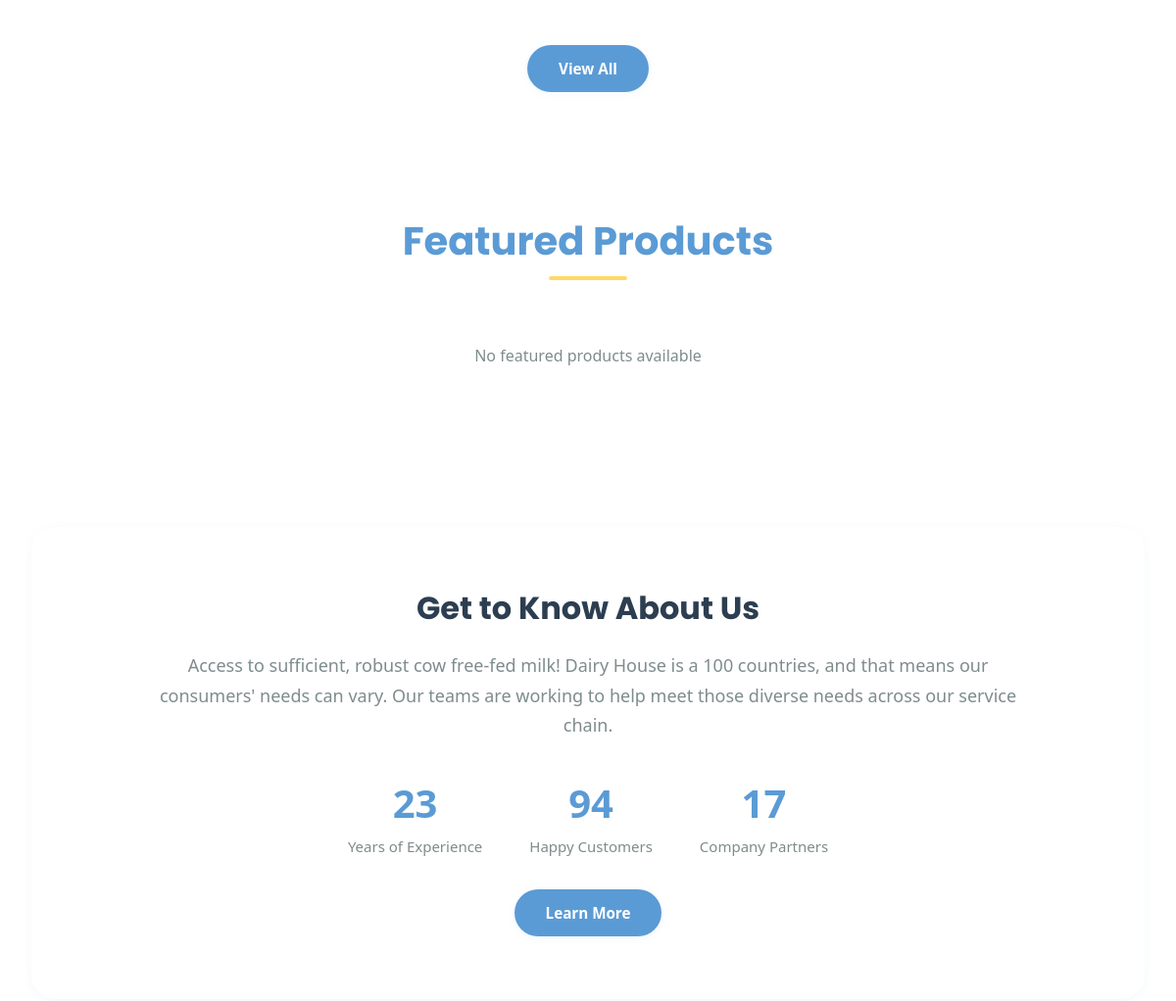
The app's page / (middle part), older data.
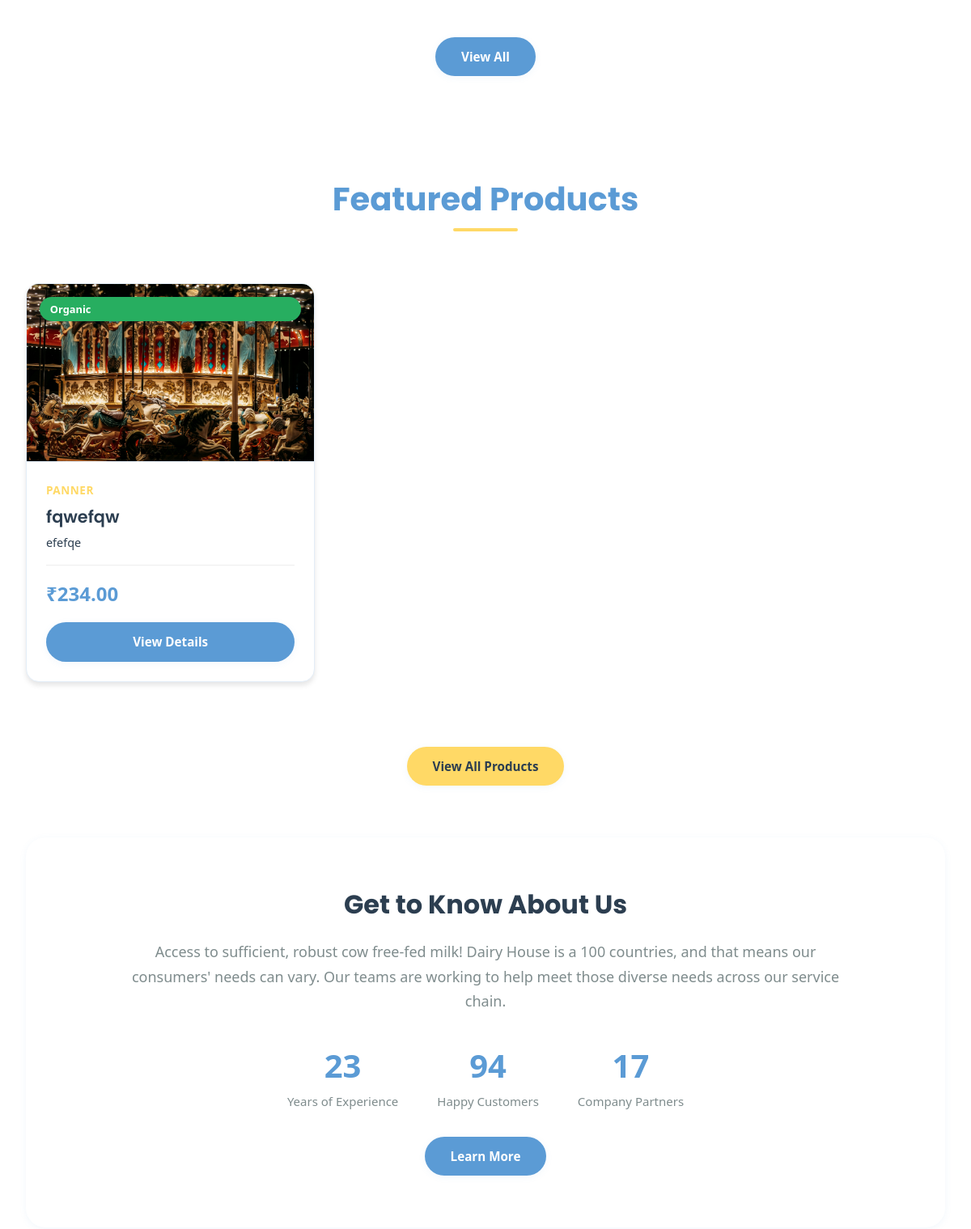
The same page, newer data.
### products/models.py (models this page shows, shortened)
class Product(models.Model):
    seller = models.ForeignKey(SellerProfile, on_delete=models.CASCADE, related_name='products')
    category = models.ForeignKey(Category, on_delete=models.SET_NULL, null=True, related_name='products')
    name = models.CharField(max_length=200)
    description = models.TextField()
    price = models.DecimalField(max_digits=10, decimal_places=2, validators=[MinValueValidator(0)])
    stock_quantity = models.IntegerField(default=0, validators=[MinValueValidator(0)])
    unit = models.CharField(max_length=50, default='piece')
    is_organic = models.BooleanField(default=False)
    expiry_days = models.IntegerField(help_text="Days until expiry from production")
    rating = models.DecimalField(max_digits=3, decimal_places=2, default=0.00,
                                validators=[MinValueValidator(0), MaxValueValidator(5)])
    is_active = models.BooleanField(default=True)
    created_at = models.DateTimeField(auto_now_add=True)
    updated_at = models.DateTimeField(auto_now=True)
    class Meta:
        db_table = 'products'
        ordering = ['-created_at']
    @property
    def primary_image(self):
        primary = self.images.filter(is_primary=True).first()
        if primary:
            return primary.image.url
        first_image = self.images.first()
        if first_image:
            return first_image.image.url
        return None

class ProductImage(models.Model):
    product = models.ForeignKey(Product, on_delete=models.CASCADE, related_name='images')
    image = models.ImageField(upload_to='products/')
    is_primary = models.BooleanField(default=False)
    created_at = models.DateTimeField(auto_now_add=True)
    class Meta:
        db_table = 'product_images'

class Category(models.Model):
    name = models.CharField(max_length=100, unique=True)
    description = models.TextField(blank=True)
    image = models.ImageField(upload_to='categories/', null=True, blank=True)
    is_active = models.BooleanField(default=True)
    created_at = models.DateTimeField(auto_now_add=True)
    class Meta:
        db_table = 'categories'
        verbose_name_plural = 'Categories'
        ordering = ['name']

### core/views.py (the view)
# urls.py: path('', views.home, name='home'),
def home(request):
    featured_products = Product.objects.filter(
        is_active=True,
        listing__featured=True
    ).select_related('category', 'seller', 'listing').prefetch_related('images')[:8]
    categories = Category.objects.filter(is_active=True)
    new_arrivals = Product.objects.filter(
        is_active=True
    ).select_related('category', 'seller').prefetch_related('images').order_by('-created_at')[:4]
    organic_products = Product.objects.filter(
        is_active=True,
        is_organic=True
    ).select_related('category', 'seller').prefetch_related('images')[:4]
    context = {
        'featured_products': featured_products,
        'categories': categories,
        'new_arrivals': new_arrivals,
        'organic_products': organic_products,
    }
    return render(request, 'core/home.html', context)

### cart/context_processors.py (called while the page is built)
def cart_count(request):
    if request.user.is_authenticated:
        from django.db.models import Sum
        result = CartItem.objects.filter(user=request.user).aggregate(total=Sum('quantity'))
        count = result['total'] or 0
    else:
        count = 0
    return {'cart_count': count}

### templates/core/home.html (shortened to what this page needs)
{% extends 'core/base.html' %}
{% load static %}
{% block extra_css %}
    <link rel="stylesheet" href="{% static 'css/pages/home.css' %}?v=1">
{% endblock %}
{% block content %}
<section class="section">
    <div class="view-all-container">
        <a href="{% url 'product_list' %}" class="btn">View All</a>
    </div>
</section>
<section class="section">
    <h2 class="section-title">Featured Products</h2>
    <div class="products-grid">
        {% for product in featured_products %}
        <div class="product-card">
            <div class="product-image">
                {% if product.primary_image %}
                    <img src="{{ product.primary_image }}" alt="{{ product.name }}">
                {% else %}
                    <div class="product-placeholder">
                        🥛
                    </div>
                {% endif %}
                {% if product.is_organic %}
                    <span class="product-badge organic">Organic</span>
                {% endif %}
            </div>
            <div class="product-info">
                <div class="product-category">{{ product.category.name }}</div>
                <h3 class="product-name">{{ product.name }}</h3>
                <p class="product-description">{{ product.description|truncatewords:12 }}</p>
                <div class="product-footer">
                    <div class="product-price">₹{{ product.price }}</div>
                </div>
                <a href="{% url 'product_detail' product.pk %}" class="btn btn-block btn-detail">View Details</a>
            </div>
        </div>
        {% empty %}
        <p class="no-products">No featured products available</p>
        {% endfor %}
    </div>
    {% if featured_products %}
    <div class="view-all-container">
        <a href="{% url 'product_list' %}" class="btn btn-secondary">View All Products</a>
    </div>
    {% endif %}
</section>
<section class="section about-section">
    <div class="about-container">
        <h2 class="about-title">Get to Know About Us</h2>
        <p class="about-text">
            Access to sufficient, robust cow free-fed milk! Dairy House is a 100 countries, and that means our consumers' needs can vary.
            Our teams are working to help meet those diverse needs across our service chain.
        </p>
        <div class="stats-container">
            <div>
                <div class="stat-number">23</div>
                <div class="stat-label">Years of Experience</div>
            </div>
            <div>
                <div class="stat-number">94</div>
                <div class="stat-label">Happy Customers</div>
            </div>
            <div>
                <div class="stat-number">17</div>
                <div class="stat-label">Company Partners</div>
            </div>
        </div>
        <div class="learn-more-container">
            <a href="#" class="btn">Learn More</a>
        </div>
    </div>
</section>
{% endblock %}

Row changes from the older to the newer data that the page shows:
now on this page (row edited): Product: primary_image (picture), is_organic "Organic", category.name "PANNER", name "fqwefqw", description "efefqe", price "234.00"
Text that changed along with them:
text no longer shown: "No featured products available"
text now shown: "View All Products"
